Frame 1 (no input): blank canvas, image omitted
Frame 60 (no input): blank canvas, image omitted
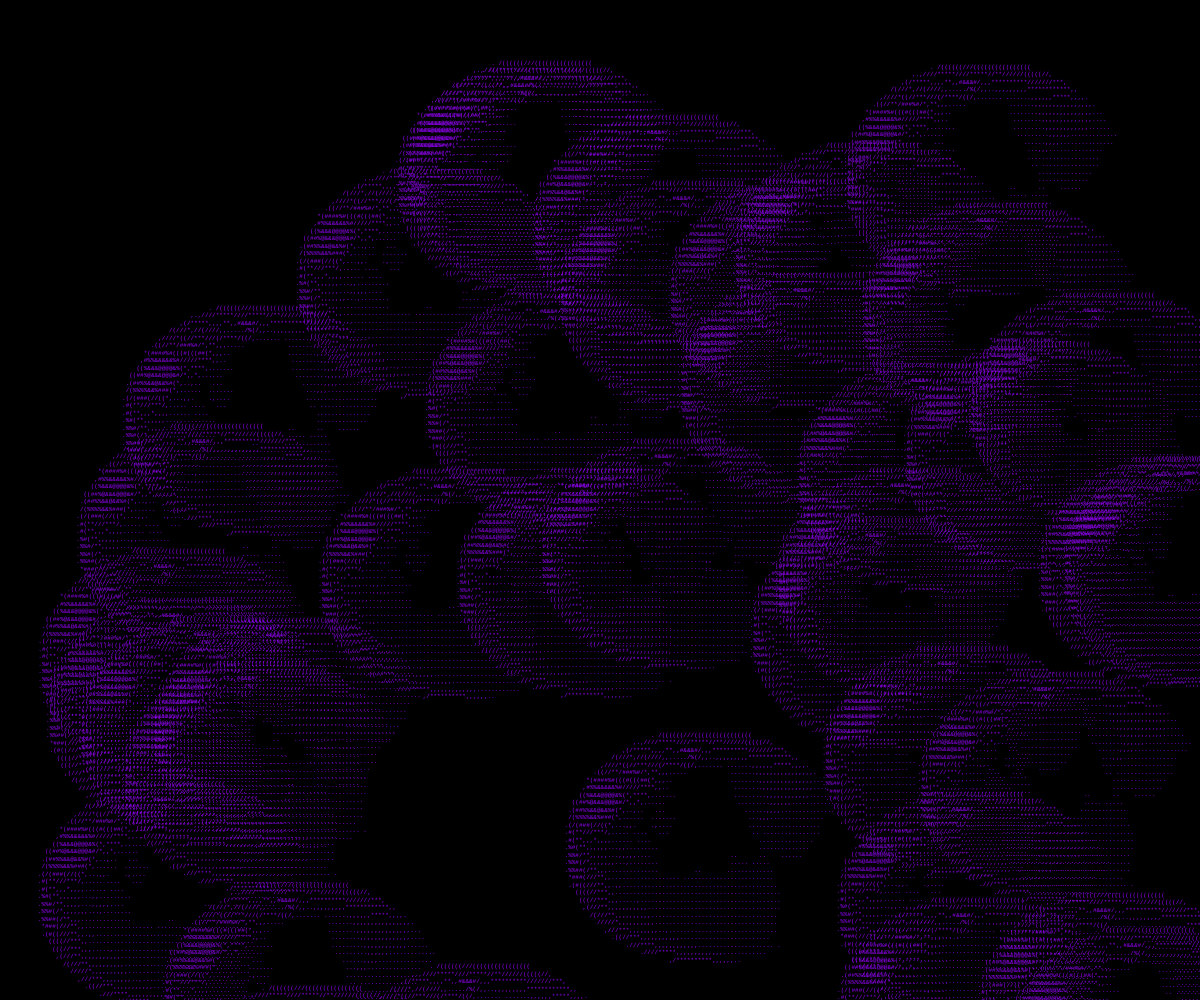
Frame 120 (the mouse pressed at the canvas centre since frame 60)

The p5.js sketch whose frames 1 and 60 were blank and that drew this single picture after the mouse press (run headless with seeded random() and noise() and a simulated clock; from frame 60 on, the mouse is pressed at the canvas centre):

// p5.js sketch
// ── sketch.js
let contador = 0;
let larguraacai = window.innerWidth/10;
let limite = 51;
let corAcai;

let passo = 0;
let passoAltura = window.innerHeight;

function setup() {
  createCanvas(windowWidth, windowHeight);
  corAcai = color(150,0,250);
  
}

function draw() {
  
}

function mousePressed() {
  let contadorR = contador*3;
  let contadorB = contador*5;
  
  contador++;
  print(contador);
  print(window.innerWidth +'e'+ larguraacai)
  print('contadorR:'+contadorR + ' ContadorB:'+contadorB)
  if (contador <=limite) {
    background(contadorR,0,contadorB);
  for(var i=0;i<larguraacai/3;i++){
    ascii_acai(random(window.innerWidth),random(window.innerHeight));
  }
    //contadorR = 150 e contadorB = 250
}else{
  //background(corAcai);
  bateracai();
}
  
}

function acai() {
   //fill(corAcai);
  //ellipse(random(window.innerWidth),random(window.innerHeight),larguraacai);
  
}

function bateracai(){
  noStroke();
  fill(corAcai);
  rect(0,passo,window.innerWidth,window.innerHeight)
  if(passo > window.innerHeight){
    passo = -passoAltura;
  }
  
}

function ascii_acai( locX, locY){
  
  textFont('monospace',6);
  //textAlign(CENTER,CENTER);
  fill(corAcai);
  text('                         . /((((((///((((((((((((((((                           \n                    ,.,////*****////*****//**//////(((((//,                     \n                 ,(/*****,,,,**,,#&&&#/,,,**********///////***,                 \n              /(///*,//(////,,...../%(/,,..,,,,,,,,,************,,              \n           ,////*((//***///(/****/((/,....... .......,,,,,,*****,,,,.           \n         .((//**/###%#/*,**,,,.....            .......,,,,,,,,,,,,,,,,.         \n       *(####%#(((#(((##(*,,,..                ........,,,,,,,,,,,,,,,...       \n      ,#%%&&&&&%#/////****,,..                  ........,,,,,,,,,,,,,,....      \n     ((%&&&@@@@&%(*,****,.......                .........,,,,,,,,,,,,......     \n   ((##%@&&&@@@&#/*,,*,......                    .........,,,,,,.............   \n  .(##%%&&@&&%#(*,..,..   ...                      ......,,,,...............    \n  /(%%%%&&%###(*,......  .......                    ...,,,...............       \n .(/(###(//((*,...,,.    .,....                     ....................        \n .#(**///***/,..... ....   ...                       .. ................        \n .#(**,,,*,,,,...... ....                              ...............          \n .%#(**,,,,,,...,,.........                            ..............           \n .%%#/**,,,,,...,,,,,....                      ..      ..    ......             \n .%%#(/*,,,,,,,...,........                    ..... .....                      \n .%%##(/**,,,..............          ..       .............                     \n  *###(///**,,................... .........................                     \n  .(#((///**,,.,,...........................................                    \n    ((((//***,,..............................................                   \n     (((//***,,,.....,.......................................                   \n      ,(///**,,,,,,,,,,,.....................................                   \n        /(///**,,,,,,,,,,...................................                    \n          /////*,,,,,,,,,,..................................                    \n            ,///***,,,,,,,,..,..............................                    \n              .((//***,,,,,,,,,,,.........................                      \n                  .///****,,,,,,,,,,,,..................... .                   \n                      .////*****,,,,,,,,,,,,,............                       \n                              ,/**********,,,,,,..                              \n',locX,locY);
  
}
